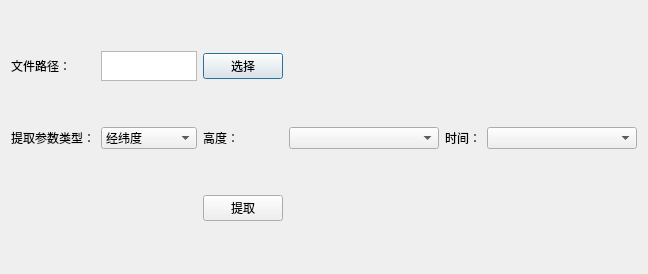
<?xml version="1.0" encoding="UTF-8"?>
<ui version="4.0">
 <class>Dialog</class>
 <widget class="QDialog" name="Dialog">
  <property name="geometry">
   <rect>
    <x>0</x>
    <y>0</y>
    <width>644</width>
    <height>274</height>
   </rect>
  </property>
  <property name="windowTitle">
   <string>Dialog</string>
  </property>
  <layout class="QGridLayout" name="gridLayout">
   <item row="1" column="1">
    <widget class="QComboBox" name="comboBox">
     <item>
      <property name="text">
       <string>经纬度</string>
      </property>
     </item>
     <item>
      <property name="text">
       <string>离地高度(m)</string>
      </property>
     </item>
    </widget>
   </item>
   <item row="1" column="3">
    <widget class="QComboBox" name="comboBox_2">
     <property name="minimumSize">
      <size>
       <width>150</width>
       <height>0</height>
      </size>
     </property>
    </widget>
   </item>
   <item row="1" column="5">
    <widget class="QComboBox" name="comboBox_3">
     <property name="minimumSize">
      <size>
       <width>150</width>
       <height>0</height>
      </size>
     </property>
    </widget>
   </item>
   <item row="1" column="2">
    <widget class="QLabel" name="label_3">
     <property name="text">
      <string>高度：</string>
     </property>
    </widget>
   </item>
   <item row="0" column="2">
    <widget class="QPushButton" name="pushButton">
     <property name="text">
      <string>选择</string>
     </property>
    </widget>
   </item>
   <item row="0" column="0">
    <widget class="QLabel" name="label">
     <property name="text">
      <string>文件路径：</string>
     </property>
    </widget>
   </item>
   <item row="1" column="0">
    <widget class="QLabel" name="label_2">
     <property name="text">
      <string>提取参数类型：</string>
     </property>
    </widget>
   </item>
   <item row="1" column="4">
    <widget class="QLabel" name="label_4">
     <property name="text">
      <string>时间：</string>
     </property>
    </widget>
   </item>
   <item row="2" column="2">
    <widget class="QPushButton" name="pushButton_2">
     <property name="text">
      <string>提取</string>
     </property>
    </widget>
   </item>
   <item row="0" column="1">
    <widget class="QTextEdit" name="textEdit">
     <property name="maximumSize">
      <size>
       <width>16777215</width>
       <height>30</height>
      </size>
     </property>
    </widget>
   </item>
  </layout>
 </widget>
 <resources/>
 <connections/>
</ui>
